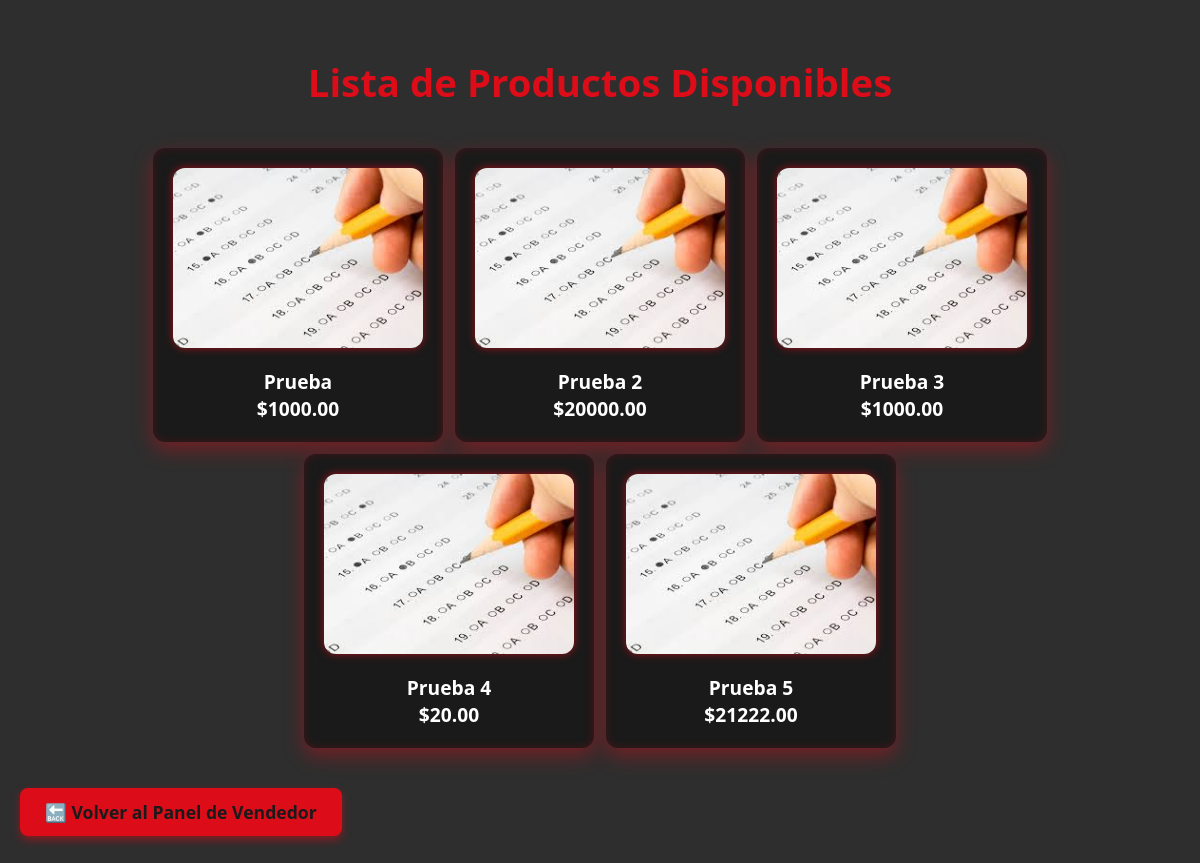
The page /api/venta/lista_vendedor/ on the database its author committed.
### api_catalogo/models.py (models this page shows, shortened)
class Producto(models.Model):
    nombre = models.CharField(max_length=100)
    descripcion = models.TextField()
    precio = models.DecimalField(max_digits=10, decimal_places=2)
    stock = models.PositiveIntegerField()
    imagen = models.ImageField(upload_to='productos/', null=True, blank=True)

### api_venta/views.py (the view)
# urls.py: path('lista_vendedor/', views.lista_vendedor, name='lista_vendedor'),
def lista_vendedor(request):
    productos = Producto.objects.all()
    return render(request, 'api_venta/lista_vendedor.html', {'productos': productos})

### api_venta/templates/api_venta/lista_vendedor.html (shortened to what this page needs)
{% load static %}
<!DOCTYPE html>
<html lang="es">
<head>
    <link rel="stylesheet" href="{% static 'api_venta/css/lista_vendedor.css' %}">
</head>
<body>
    <h1>Lista de Productos Disponibles</h1>
    <ul>
      {% for producto in productos %}
        <li>
          <img src="{{ producto.imagen.url }}" alt="{{ producto.nombre }}" class="producto-img">
          <span>{{ producto.nombre }}</span>
          <span>${{ producto.precio }}</span>
        </li>
      {% empty %}
        <li><span>No hay productos disponibles.</span></li>
      {% endfor %}
    </ul>
    <a href="{% url 'vendedor_site' %}" class="back-button">🔙 Volver al Panel de Vendedor</a>
</body>
</html>

### api_venta/static/api_venta/css/lista_vendedor.css (style rules this page uses)
body { margin: 0; font-family: 'Segoe UI', Tahoma, Geneva, Verdana, sans-serif; background-color: #2e2e2e; color: #ffffff; padding: 30px 20px; }
h1 { font-size: 2.4rem; color: #dc0c19; text-align: center; margin-bottom: 40px; }
.back-button { display: inline-block; background-color: #dc0c19; padding: 12px 25px; border-radius: 8px; color: #1a1a1a; text-decoration: none; font-weight: 700; font-size: 1.1rem; transition: background-color 0.3s ease; margin: 40px auto 0; text-align: center; box-shadow: 0 4px 8px rgba(220, 12, 25, 0.5); }
ul { list-style: none; padding: 0; max-width: 1200px; margin: 0 auto; display: flex; flex-wrap: wrap; gap: 12px; justify-content: center; }
li { background-color: #1a1a1a; border-radius: 12px; box-shadow: inset 0 0 10px rgba(220, 12, 25, 0.2), 0 8px 20px rgba(220, 12, 25, 0.4); padding: 20px; width: 250px; display: flex; flex-direction: column; align-items: center; transition: transform 0.3s ease, box-shadow 0.3s ease; cursor: default; }
img.producto-img { width: 100%; height: 180px; object-fit: cover; border-radius: 12px; box-shadow: 0 0 8px rgba(220, 12, 25, 0.7); margin-bottom: 20px; }
span { font-weight: 700; font-size: 1.2rem; color: #fff; text-align: center; user-select: none; }

### rows shown on the page
Producto: imagen (picture), nombre "Prueba", precio "1000.00"
Producto: imagen (picture), nombre "Prueba 2", precio "20000.00"
Producto: imagen (picture), nombre "Prueba 3", precio "1000.00"
Producto: imagen (picture), nombre "Prueba 4", precio "20.00"
Producto: imagen (picture), nombre "Prueba 5", precio "21222.00"
